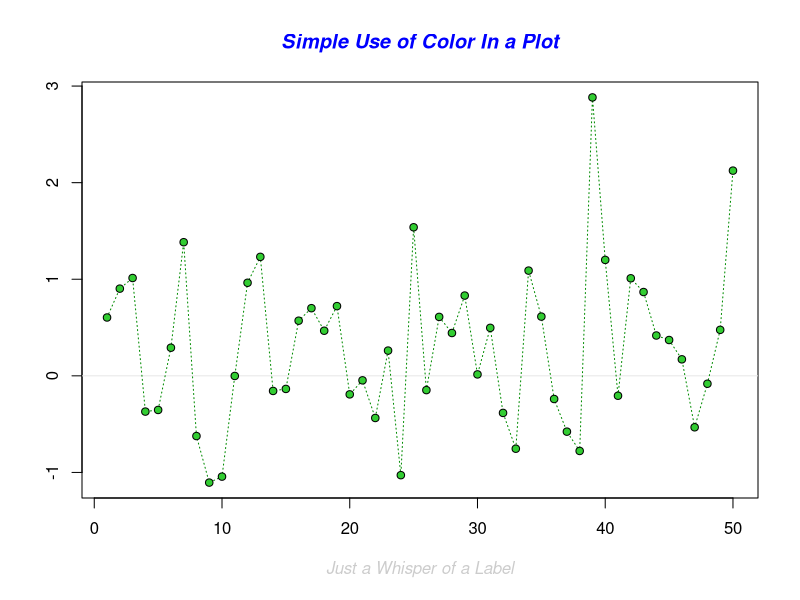
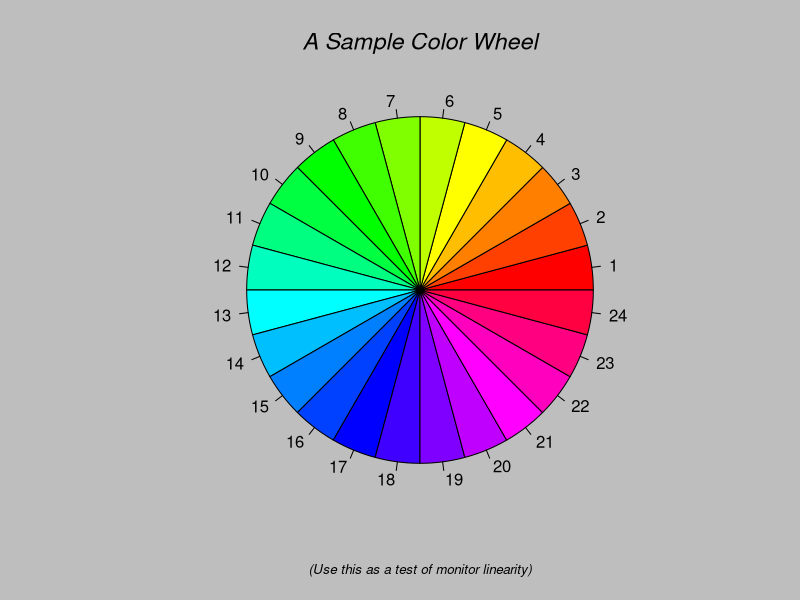
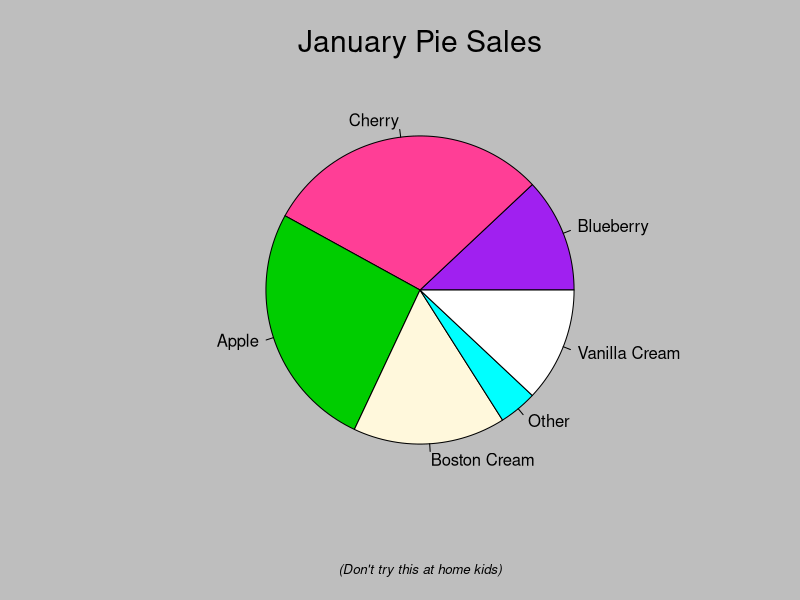
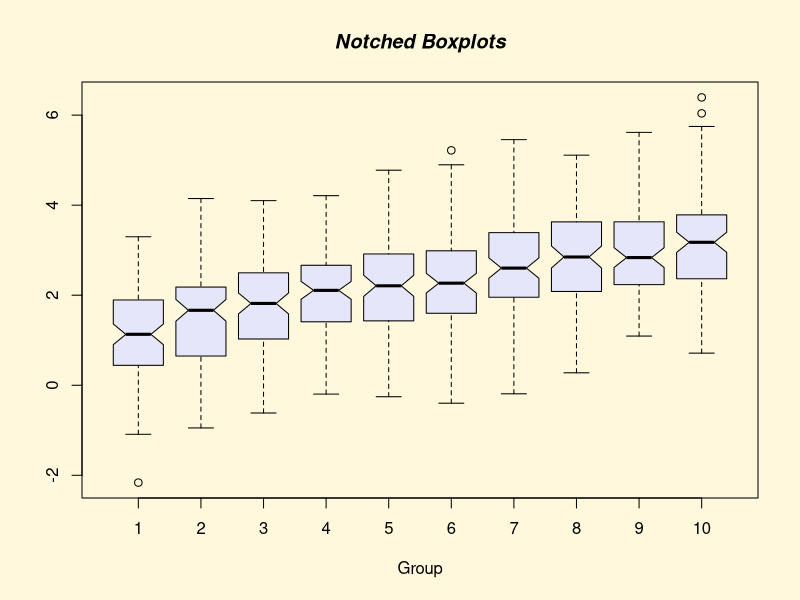
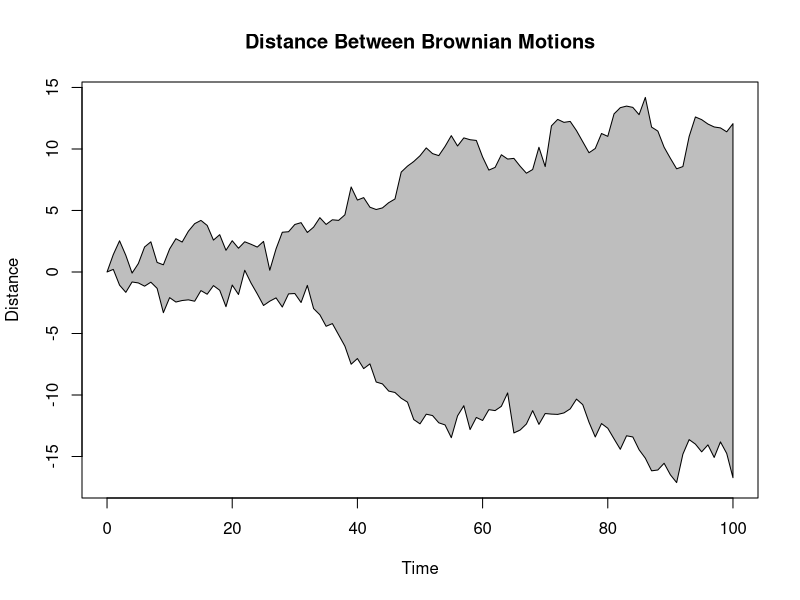
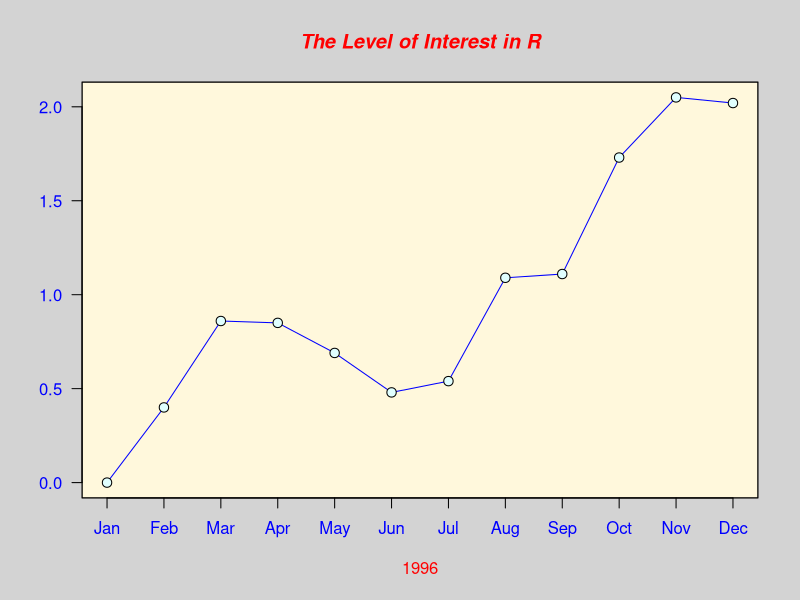
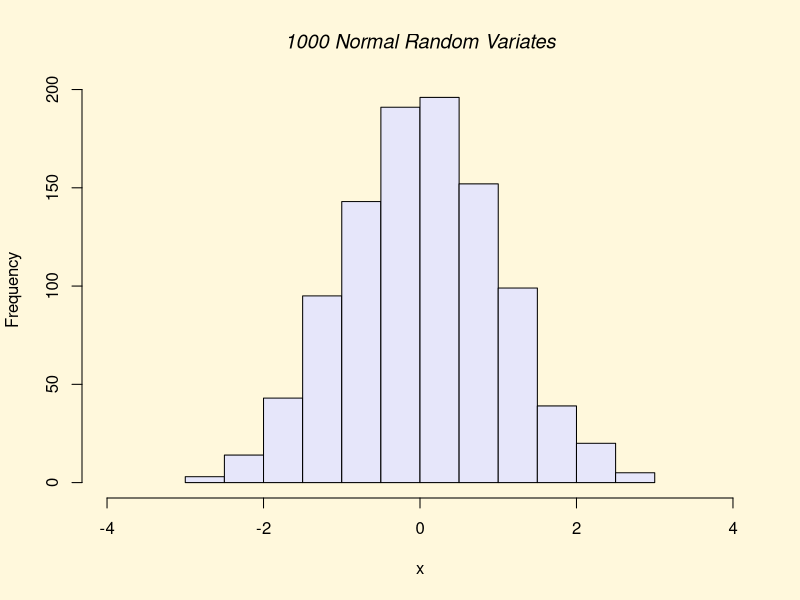
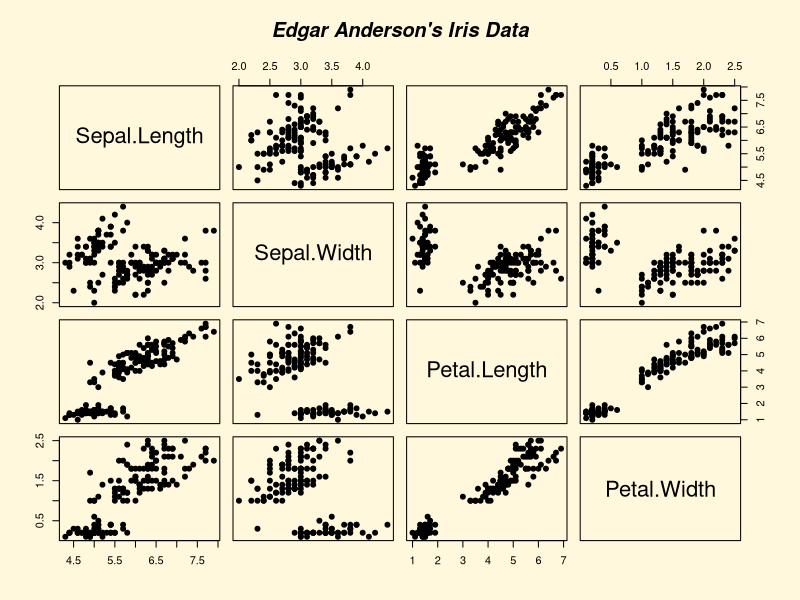

Generate these figures, in order, with R:
#----------------------------------------------------#
# Graficos                                           #
# Amer Cavalheiro Hamdan                             #
# NOVEMBRO/2012                                      #
#----------------------------------------------------#
#-----------------------------------------------------
# Graficos
################################
demo(graphics) #Apresenta uma demostracao de graficos
demo(image)
demo(persp)
barplot(sample(10:100,10)) #cria grafico em barras para dados categoricos
pie(c(1,5,7,10))  #cria grafico em setores(pizza) para dados categoricos
hist(x)	# histograma para dados numericos
boxplot(x, outline=TRUE)	# caixa-box com outlines para dados numericos
stem(x)	# grafico de ramos e folhas para dados numericos
###########################################
# Grafico de dispersao
y<-c(110,120,90,70,50,80,40,40,50,30)
xx<-1:10
plot(xx,y)
##########################################
#grafico em linha
plot(xx,y,type="l")
#####################################################
# funcao eda.uni(): cria graficos para detecao de normalidade
eda.uni <- function(x,title="")
{
par (mfrow = c(2,2))
hist(x,main=title)
plot(density(x, na.rm=T),main="Smoothed Histogram")
qqnorm(x); qqline(x)
boxplot(x,horizontal=TRUE,main="BoxPlot")
}
# exemplo:
eda.uni(x)
###############################################
# funcao plot.normX(): cria uma curva normal na distribuicao de dados
plot.normX <- function (x)		
{
	plot ( density(x, na.rm=T), col=4, main = paste("Density of ", deparse(substitute(x))),
			sub = "With Corresponding Normal" )
	lines ( density(qnorm (ppoints(length (x[!(is.na(x))])),
		mean(x, na.rm=T), sd(x, na.rm=T))), lty=2, col=2)
}
# exemplo:
plot.normX(x)
##################################################
# Grafico correlacoes
x=rnorm(100)
y=x*1000
par(mar = c(9,8,5,5))
plot(x,y, ylab = expression(('odeio o windows')^2), xlab = "odeio muito" )
###################################################
#incluir texto no grafico
plot(x,y,xlab="Eixo X aqui",ylab="Eixo Y aqui")
title("Titulo vai aqui")
text(6,4000,"Texto em qualquer lugar")
#################################################
#Criar graficos multiplos
par(mfrow=c(2,2)) #arranjamento ?2 por 2?
plot(x,y)
plot(x,y) 
plot(x,2*y)
plot(x,log(y)) 
# etc.
#observacao
par(mfrow=c(1,1)) #para retomar um grafico por janela

